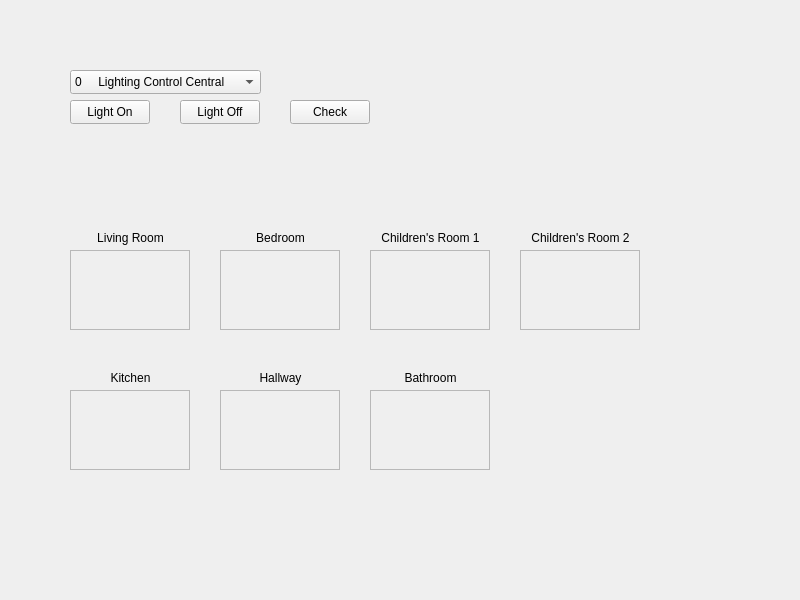
<?xml version="1.0" encoding="UTF-8"?>
<ui version="4.0">
 <class>View</class>
 <widget class="QWidget" name="View">
  <property name="geometry">
   <rect>
    <x>0</x>
    <y>0</y>
    <width>800</width>
    <height>600</height>
   </rect>
  </property>
  <property name="windowTitle">
   <string>View</string>
  </property>
  <widget class="QFrame" name="livingRoomFrame">
   <property name="geometry">
    <rect>
     <x>70</x>
     <y>250</y>
     <width>120</width>
     <height>80</height>
    </rect>
   </property>
   <property name="frameShape">
    <enum>QFrame::Shape::StyledPanel</enum>
   </property>
   <property name="frameShadow">
    <enum>QFrame::Shadow::Raised</enum>
   </property>
  </widget>
  <widget class="QComboBox" name="roomSelection">
   <property name="geometry">
    <rect>
     <x>70</x>
     <y>70</y>
     <width>191</width>
     <height>24</height>
    </rect>
   </property>
   <item>
    <property name="text">
     <string>0     Lighting Control Central</string>
    </property>
   </item>
   <item>
    <property name="text">
     <string>1     Living Room</string>
    </property>
   </item>
   <item>
    <property name="text">
     <string>2     Bedroom</string>
    </property>
   </item>
   <item>
    <property name="text">
     <string>3     Children's Room 1</string>
    </property>
   </item>
   <item>
    <property name="text">
     <string>4     Children's Room 2</string>
    </property>
   </item>
   <item>
    <property name="text">
     <string>5     Kitchen</string>
    </property>
   </item>
   <item>
    <property name="text">
     <string>6     Hallway</string>
    </property>
   </item>
   <item>
    <property name="text">
     <string>7     Bathroom</string>
    </property>
   </item>
  </widget>
  <widget class="QPushButton" name="lightOn">
   <property name="geometry">
    <rect>
     <x>70</x>
     <y>100</y>
     <width>80</width>
     <height>24</height>
    </rect>
   </property>
   <property name="text">
    <string>Light On</string>
   </property>
  </widget>
  <widget class="QPushButton" name="lightOff">
   <property name="geometry">
    <rect>
     <x>180</x>
     <y>100</y>
     <width>80</width>
     <height>24</height>
    </rect>
   </property>
   <property name="text">
    <string>Light Off</string>
   </property>
  </widget>
  <widget class="QLabel" name="livingRoomLabel">
   <property name="geometry">
    <rect>
     <x>70</x>
     <y>230</y>
     <width>121</width>
     <height>16</height>
    </rect>
   </property>
   <property name="text">
    <string>Living Room</string>
   </property>
   <property name="alignment">
    <set>Qt::AlignmentFlag::AlignCenter</set>
   </property>
  </widget>
  <widget class="QLabel" name="bedroomLabel">
   <property name="geometry">
    <rect>
     <x>220</x>
     <y>230</y>
     <width>121</width>
     <height>16</height>
    </rect>
   </property>
   <property name="text">
    <string>Bedroom</string>
   </property>
   <property name="alignment">
    <set>Qt::AlignmentFlag::AlignCenter</set>
   </property>
  </widget>
  <widget class="QFrame" name="bedroomFrame">
   <property name="geometry">
    <rect>
     <x>220</x>
     <y>250</y>
     <width>120</width>
     <height>80</height>
    </rect>
   </property>
   <property name="frameShape">
    <enum>QFrame::Shape::StyledPanel</enum>
   </property>
   <property name="frameShadow">
    <enum>QFrame::Shadow::Raised</enum>
   </property>
  </widget>
  <widget class="QLabel" name="childrensRoom1Label">
   <property name="geometry">
    <rect>
     <x>370</x>
     <y>230</y>
     <width>121</width>
     <height>16</height>
    </rect>
   </property>
   <property name="text">
    <string>Children's Room 1</string>
   </property>
   <property name="alignment">
    <set>Qt::AlignmentFlag::AlignCenter</set>
   </property>
  </widget>
  <widget class="QFrame" name="childrensRoom1Frame">
   <property name="geometry">
    <rect>
     <x>370</x>
     <y>250</y>
     <width>120</width>
     <height>80</height>
    </rect>
   </property>
   <property name="frameShape">
    <enum>QFrame::Shape::StyledPanel</enum>
   </property>
   <property name="frameShadow">
    <enum>QFrame::Shadow::Raised</enum>
   </property>
  </widget>
  <widget class="QLabel" name="childrensRoom2Label">
   <property name="geometry">
    <rect>
     <x>520</x>
     <y>230</y>
     <width>121</width>
     <height>16</height>
    </rect>
   </property>
   <property name="text">
    <string>Children's Room 2</string>
   </property>
   <property name="alignment">
    <set>Qt::AlignmentFlag::AlignCenter</set>
   </property>
  </widget>
  <widget class="QFrame" name="childrensRoom2Frame">
   <property name="geometry">
    <rect>
     <x>520</x>
     <y>250</y>
     <width>120</width>
     <height>80</height>
    </rect>
   </property>
   <property name="frameShape">
    <enum>QFrame::Shape::StyledPanel</enum>
   </property>
   <property name="frameShadow">
    <enum>QFrame::Shadow::Raised</enum>
   </property>
  </widget>
  <widget class="QLabel" name="hallwayLabel">
   <property name="geometry">
    <rect>
     <x>220</x>
     <y>370</y>
     <width>121</width>
     <height>16</height>
    </rect>
   </property>
   <property name="text">
    <string>Hallway</string>
   </property>
   <property name="alignment">
    <set>Qt::AlignmentFlag::AlignCenter</set>
   </property>
  </widget>
  <widget class="QFrame" name="bathroomFrame">
   <property name="geometry">
    <rect>
     <x>370</x>
     <y>390</y>
     <width>120</width>
     <height>80</height>
    </rect>
   </property>
   <property name="frameShape">
    <enum>QFrame::Shape::StyledPanel</enum>
   </property>
   <property name="frameShadow">
    <enum>QFrame::Shadow::Raised</enum>
   </property>
  </widget>
  <widget class="QFrame" name="kitchenFrame">
   <property name="geometry">
    <rect>
     <x>70</x>
     <y>390</y>
     <width>120</width>
     <height>80</height>
    </rect>
   </property>
   <property name="frameShape">
    <enum>QFrame::Shape::StyledPanel</enum>
   </property>
   <property name="frameShadow">
    <enum>QFrame::Shadow::Raised</enum>
   </property>
  </widget>
  <widget class="QFrame" name="hallwayFrame">
   <property name="geometry">
    <rect>
     <x>220</x>
     <y>390</y>
     <width>120</width>
     <height>80</height>
    </rect>
   </property>
   <property name="frameShape">
    <enum>QFrame::Shape::StyledPanel</enum>
   </property>
   <property name="frameShadow">
    <enum>QFrame::Shadow::Raised</enum>
   </property>
  </widget>
  <widget class="QLabel" name="kitchenLabel">
   <property name="geometry">
    <rect>
     <x>70</x>
     <y>370</y>
     <width>121</width>
     <height>16</height>
    </rect>
   </property>
   <property name="text">
    <string>Kitchen</string>
   </property>
   <property name="alignment">
    <set>Qt::AlignmentFlag::AlignCenter</set>
   </property>
  </widget>
  <widget class="QLabel" name="bathroomLabel">
   <property name="geometry">
    <rect>
     <x>370</x>
     <y>370</y>
     <width>121</width>
     <height>16</height>
    </rect>
   </property>
   <property name="text">
    <string>Bathroom</string>
   </property>
   <property name="alignment">
    <set>Qt::AlignmentFlag::AlignCenter</set>
   </property>
  </widget>
  <widget class="QPushButton" name="check">
   <property name="geometry">
    <rect>
     <x>290</x>
     <y>100</y>
     <width>80</width>
     <height>24</height>
    </rect>
   </property>
   <property name="text">
    <string>Check</string>
   </property>
  </widget>
 </widget>
 <resources/>
 <connections/>
</ui>
